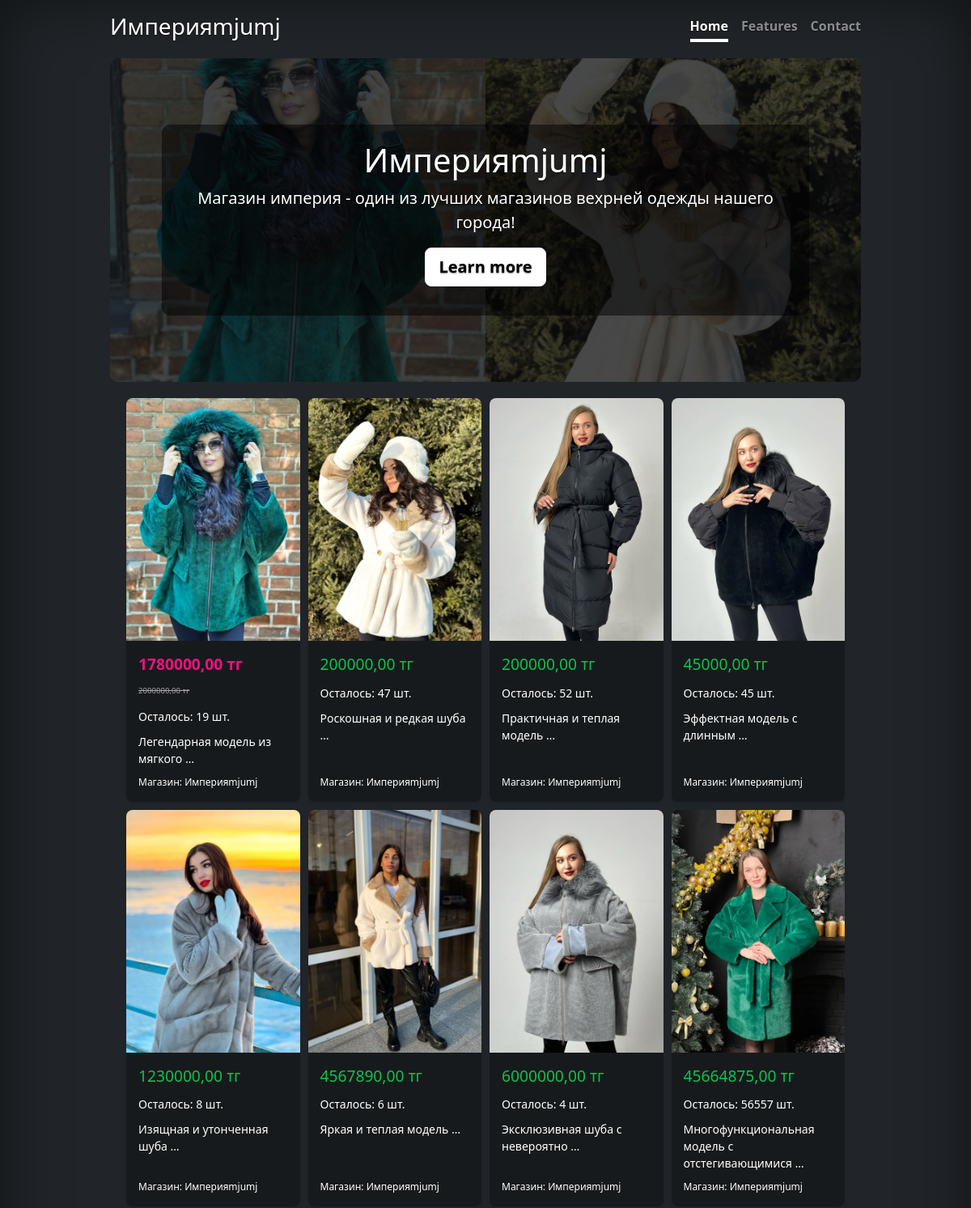
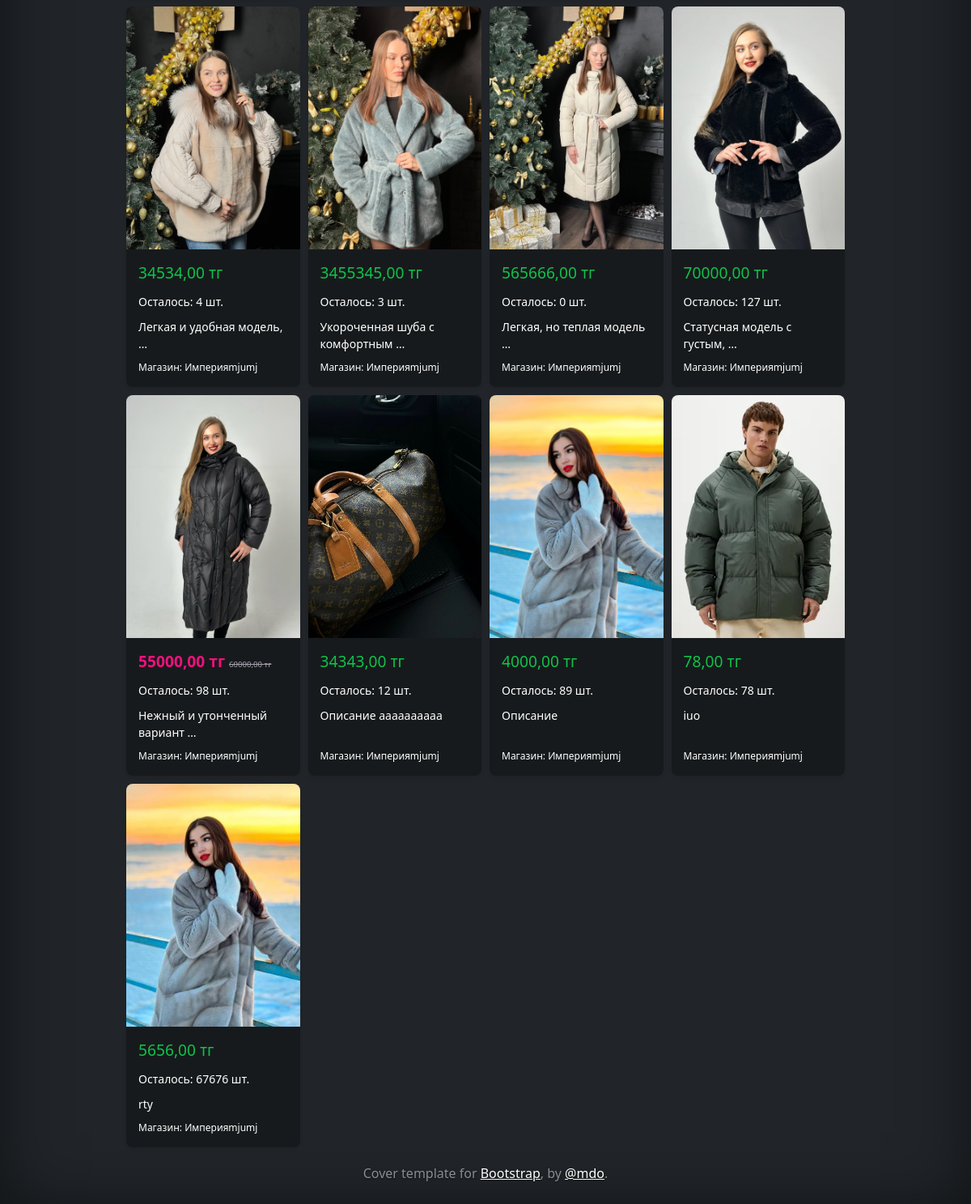
The page /site/imperia/ on the database its author committed (2 pictures, top to bottom).
### core/models.py (models this page shows, shortened)
class Business(models.Model):
    owner = models.ForeignKey(
        'core.User',
        on_delete=models.CASCADE,
        related_name='businesses'
    )
    business_type = models.ForeignKey(
        'core.BusinessType',
        on_delete=models.CASCADE,
        related_name='businesses'
    )
    name = models.CharField(max_length=255)
    description = models.TextField(blank=True, null=True)
    address = models.CharField(max_length=255, blank=True, null=True)
    phone = models.CharField(max_length=20, blank=True, null=True)
    business_logo = models.ImageField(upload_to=business_logo_path, blank=True, null=True)
    html_template = models.FileField(upload_to=html_template_path, blank=True, null=True)
    product_card_template = models.FileField(upload_to='business/', blank=True, null=True)
    product_detail_template = models.FileField(upload_to='business/', blank=True, null=True)
    background_image = models.ImageField(upload_to=business_bg_path, blank=True, null=True)
    created_at = models.DateTimeField(auto_now_add=True)
    updated_at = models.DateTimeField(auto_now=True)
    slug = models.SlugField(max_length=255, unique=True, blank=True, null=True)

### marketplace/models.py (models this page shows, shortened)
class Product(models.Model):
    business = models.ForeignKey(
        Business,  # или 'app_name.Business'
        on_delete=models.CASCADE,
        related_name='products',
        null=False,
        default=None,
    )
    category = models.ForeignKey(
        Category,
        on_delete=models.SET_NULL,
        blank=True,
        null=True,
        related_name='products'
    )
    name = models.CharField(max_length=200)
    description = models.TextField(blank=True, null=True)
    price = models.DecimalField(max_digits=10, decimal_places=2)
    discount = models.DecimalField(max_digits=10, decimal_places=2, default=None, null=True, blank=True)
    stock_quantity = models.PositiveIntegerField(default=0)
    on_the_main = models.BooleanField(default=False)
    created_at = models.DateTimeField(auto_now_add=True)
    updated_at = models.DateTimeField(auto_now=True)
    class Meta:
        verbose_name = 'Товар'
        verbose_name_plural = 'Товары'

class ProductImage(models.Model):
    product = models.ForeignKey(
        Product,
        on_delete=models.CASCADE,
        related_name='images'
    )
    image = models.ImageField(upload_to=product_image_path)
    created_at = models.DateTimeField(auto_now_add=True)
    class Meta:
        verbose_name = 'Product Image'
        verbose_name_plural = 'Product Images'

### core/views.py (the view, shortened to what this page needs)
# urls.py: path('site/<slug:slug>/', views.business_site, name='site'),
def business_site(request, slug):
    business = get_object_or_404(Business, slug=slug)
    products = business.products.filter(on_the_main=True)
    return render(request, 'business_defaults/default_site.html', {'business': business, 'products': products})

### templates/business_defaults/default_site.html (shortened to what this page needs)
{% load static %}
<!DOCTYPE html>
<html lang="en">
{% include 'blocks/head_block.html' %}
<head>
    <link href="{% static 'css/cover.css' %}" rel="stylesheet">
</head>
<body class="d-flex h-100 text-center text-bg-dark" style="height: 100vh;">
<div class="cover-container d-flex w-100 h-100 p-3 mx-auto flex-column">
  <header class="mb-auto">
    <div>
      <h3 class="float-md-start mb-0">{{business.name}}</h3>
      <nav class="nav nav-masthead justify-content-center float-md-end">
        <a class="nav-link fw-bold py-1 px-0 active" aria-current="page" href="#">Home</a>
        <a class="nav-link fw-bold py-1 px-0" href="#">Features</a>
        <a class="nav-link fw-bold py-1 px-0" href="#">Contact</a>
      </nav>
    </div>
  </header>
  <main class="business-header">
  <div class="business-background">
    {% for product in business.products.all|slice:":2" %}
      {% if product.images.first %}
        <img src="{{ product.images.first.image.url }}" alt="{{ product.name }}" class="background-image">
      {% endif %}
    {% endfor %}
  </div>
  <div class="business-content">
    <h1>{{ business.name }}</h1>
    <p class="lead">{{ business.description }}</p>
    <p class="lead">
      <a href="#" class="btn btn-lg btn-light fw-bold border-white bg-white">Learn more</a>
    </p>
  </div>
</main>
    <div class="product-grid">
  {% if page_obj and page_obj.object_list %}
    <div class="product-container">
      {% for product in page_obj.object_list %}
        <div class="product-card">
          {% if product.images.first %}
            <img src="{{ product.images.first.image.url }}" class="product-image" alt="{{ product.name }}">
          {% endif %}
          <div class="product-info">
            {% if product.discount > 0 %}
              <p class="product-price">
                <span class="discount-badge">{{ product.discount }} тг</span>
                <span class="original-price">{{ product.price }} тг</span>
              </p>
            {% else %}
              <p class="product-price">{{ product.price }} тг</p>
            {% endif %}
            <p class="stock-info">Осталось: {{ product.stock_quantity }} шт.</p>
            <p class="product-description">{{ product.description|truncatewords:10 }}</p>
            <small class="store-info">Магазин: {{ product.business.name }}</small>
          </div>
          {% if edit %}
            <a href="{% url 'marketplace:product_edit' product.id %}" class="product-link"></a>
          {% else %}
            <a href="{% url 'marketplace:product_detail' product.id %}" class="product-link"></a>
          {% endif %}
        </div>
      {% endfor %}
    </div>
    {% include 'marketplace/includes/pagination.html' %}
  {% else %}
    {% if products %}
      <div class="product-container">
        {% for product in products %}
          <div class="product-card">
            {% if product.images.first %}
              <img src="{{ product.images.first.image.url }}" class="product-image" alt="{{ product.name }}">
            {% endif %}
            <div class="product-info">
              {% if product.discount > 0 %}
                <p class="product-price">
                  <span class="discount-badge">{{ product.discount }} тг</span>
                  <span class="original-price">{{ product.price }} тг</span>
                </p>
              {% else %}
                <p class="product-price">{{ product.price }} тг</p>
              {% endif %}
              <p class="stock-info">Осталось: {{ product.stock_quantity }} шт.</p>
              <p class="product-description">{{ product.description|truncatewords:4 }}</p>
              <small class="store-info">Магазин: {{ product.business.name }}</small>
            </div>
            {% if edit %}
              <a href="{% url 'marketplace:product_edit' product.id %}" class="product-link"></a>
            {% else %}
              <a href="{% url 'marketplace:product_detail' product.id %}" class="product-link"></a>
            {% endif %}
          </div>
        {% endfor %}
      </div>
    {% else %}
      <p class="no-products">Товаров пока нет.</p>
    {% endif %}
  {% endif %}
</div>
  <footer class="mt-auto text-white-50">
    <p>Cover template for <a href="https://getbootstrap.com/" class="text-white">Bootstrap</a>, by <a href="https://twitter.com/mdo" class="text-white">@mdo</a>.</p>
  </footer>
</div>

### static/css/cover.css (style rules this page uses)
body { text-shadow: 0 .05rem .1rem rgba(0, 0, 0, .5); box-shadow: inset 0 0 5rem rgba(0, 0, 0, .5); }
.cover-container { max-width: 60em; }
.nav-masthead .nav-link { color: rgba(255, 255, 255, .5); border-bottom: .25rem solid transparent; }
.nav-masthead .nav-link + .nav-link { margin-left: 1rem; }
.nav-masthead .active { color: #fff; border-bottom-color: #fff; }

### rows shown on the page
Business: name "Империяmjumj", description "Магазин империя - один из лучших магазинов вехрней одежды нашего города!"
Product: images.first.image (picture), discount "1780000,00", price "2000000,00", stock_quantity "19", description "Легендарная модель из мягкого …", business.name "Империяmjumj"
Product: images.first.image (picture), price "200000,00", stock_quantity "47", description "Роскошная и редкая шуба …", business.name "Империяmjumj"
Product: images.first.image (picture), price "200000,00", stock_quantity "52", description "Практичная и теплая модель …", business.name "Империяmjumj"
Product: images.first.image (picture), price "45000,00", stock_quantity "45", description "Эффектная модель с длинным …", business.name "Империяmjumj"
Product: images.first.image (picture), price "1230000,00", stock_quantity "8", description "Изящная и утонченная шуба …", business.name "Империяmjumj"
Product: images.first.image (picture), price "4567890,00", stock_quantity "6", description "Яркая и теплая модель …", business.name "Империяmjumj"
Product: images.first.image (picture), price "6000000,00", stock_quantity "4", description "Эксклюзивная шуба с невероятно …", business.name "Империяmjumj"
Product: images.first.image (picture), price "45664875,00", stock_quantity "56557", description "Многофункциональная модель с отстегивающимися …", business.name "Империяmjumj"
Product: images.first.image (picture), price "34534,00", stock_quantity "4", description "Легкая и удобная модель, …", business.name "Империяmjumj"
Product: images.first.image (picture), price "3455345,00", stock_quantity "3", description "Укороченная шуба с комфортным …", business.name "Империяmjumj"
Product: images.first.image (picture), price "565666,00", stock_quantity "0", description "Легкая, но теплая модель …", business.name "Империяmjumj"
Product: images.first.image (picture), price "70000,00", stock_quantity "127", description "Статусная модель с густым, …", business.name "Империяmjumj"
Product: images.first.image (picture), discount "55000,00", price "60000,00", stock_quantity "98", description "Нежный и утонченный вариант …", business.name "Империяmjumj"
Product: images.first.image (picture), price "34343,00", stock_quantity "12", description "Описание аааааааааа", business.name "Империяmjumj"
Product: images.first.image (picture), price "4000,00", stock_quantity "89", description "Описание", business.name "Империяmjumj"
Product: images.first.image (picture), price "78,00", stock_quantity "78", description "iuo", business.name "Империяmjumj"
Product: images.first.image (picture), price "5656,00", stock_quantity "67676", description "rty", business.name "Империяmjumj"
